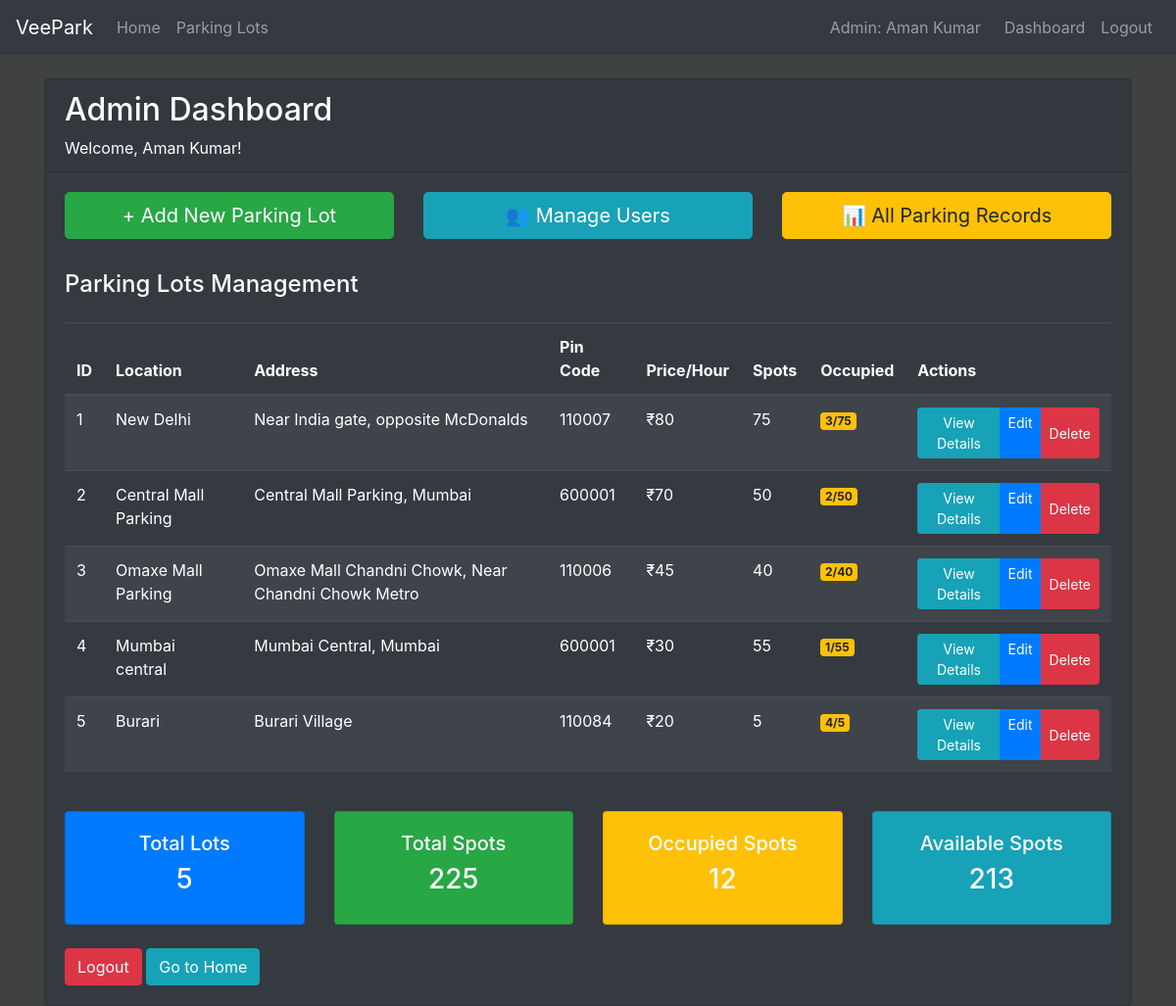
The app's page /admin/dashboard (signed in), older data.
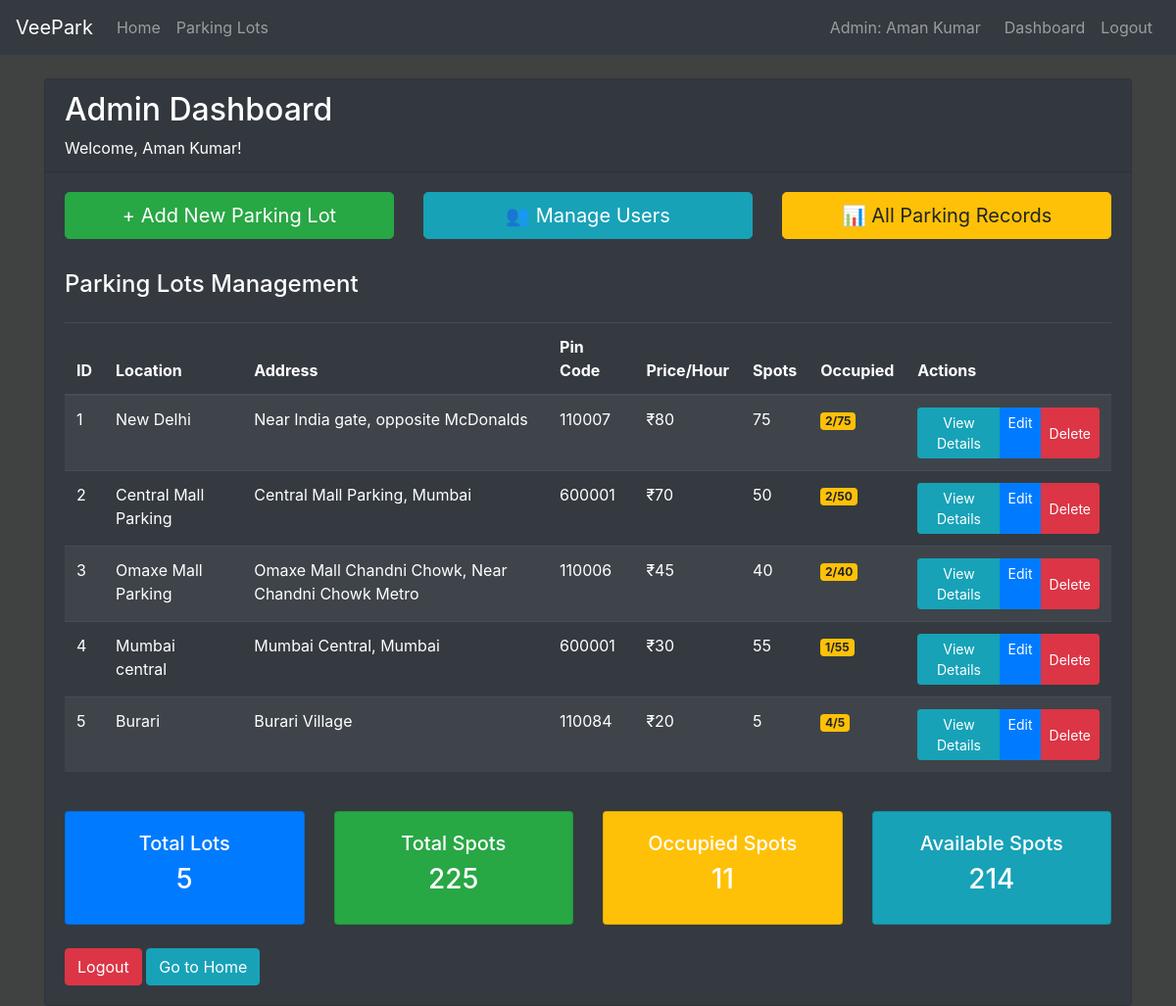
The same page, newer data.
### models/models.py (models this page shows, shortened)
class ParkingLot(db.Model):
    __tablename__ = 'parking_lot'
    id=db.Column(db.Integer(), primary_key=True)
    location = db.Column(db.String(50), nullable=False)
    pincode=db.Column(db.Integer(), nullable=False)
    price=db.Column(db.Integer(), nullable=False)
    maxSpots=db.Column(db.Integer(), nullable=False)
    address=db.Column(db.String(200), nullable=False)
    occupied=db.Column(db.Integer(), default=0)
    parking_spots = db.relationship('ParkingSpot', backref='parking_lot', lazy=True)

### controllers/controllers.py (the view)
@controllers.route('/admin/dashboard')
def admin_dashboard():
    if not session.get('user_id') or session.get('user_role') != 'admin':
        flash('Access denied. Admin login required.', 'danger')
        return redirect(url_for('controllers.admin_login'))
    parking_lots = ParkingLot.query.all()
    return render_template('admin_dashboard.html', parking_lots=parking_lots)

### templates/admin_dashboard.html (shortened to what the changed rows need)
{% extends 'index.html' %}
{% block content %}
<div class="container mt-4">
    <div class="row">
        <div class="col-12">
            <div class="card bg-dark text-white">
                <div class="card-header">
                    <h2>Admin Dashboard</h2>
                </div>
                <div class="card-body">
                    <div class="row mb-4">
                        <div class="col-12">
                            {% if parking_lots %}
                                <div class="table-responsive">
                                    <table class="table table-dark table-striped">
                                        <thead>
                                            <tr>
                                                <th>ID</th>
                                                <th>Location</th>
                                                <th>Address</th>
                                                <th>Pin Code</th>
                                                <th>Price/Hour</th>
                                                <th>Spots</th>
                                                <th>Occupied</th>
                                                <th>Actions</th>
                                            </tr>
                                        </thead>
                                        <tbody>
                                            {% for lot in parking_lots %}
                                            <tr>
                                                <td>{{ lot.id }}</td>
                                                <td>{{ lot.location }}</td>
                                                <td>{{ lot.address[:50] }}{% if lot.address|length > 50 %}...{% endif %}</td>
                                                <td>{{ lot.pincode }}</td>
                                                <td>₹{{ lot.price }}</td>
                                                <td>{{ lot.maxSpots }}</td>
                                                <td>
                                                    <span class="badge badge-{% if lot.occupied > 0 %}warning{% else %}success{% endif %}">
                                                        {{ lot.occupied }}/{{ lot.maxSpots }}
                                                    </span>
                                                </td>
                                                <td>
                                                    <div class="btn-group" role="group">
                                                        <a href="{{ url_for('controllers.view_parking_lot_details', lot_id=lot.id) }}"
                                                           class="btn btn-sm btn-info">View Details</a>
                                                        <a href="{{ url_for('controllers.edit_parking_lot', lot_id=lot.id) }}"
                                                           class="btn btn-sm btn-primary">Edit</a>
                                                        <button type="button" class="btn btn-sm btn-danger"
                                                                onclick="confirmDelete({{ lot.id }}, '{{ lot.location }}')">
                                                            Delete
                                                        </button>
                                                    </div>
                                                </td>
                                            </tr>
                                            {% endfor %}
                                        </tbody>
                                    </table>
                                </div>
                            {% else %}
                                <div class="alert alert-info">
                                    <h5>No Parking Lots Found</h5>
                                    <p>Start by adding your first parking lot using the "Add New Parking Lot" button.</p>
                                </div>
                            {% endif %}
                        </div>
                    </div>
                    <div class="row">
                        <div class="col-md-3">
                            <div class="card bg-warning text-white">
                                <div class="card-body text-center">
                                    <h5>Occupied Spots</h5>
                                    <h3>{{ parking_lots|sum(attribute='occupied') }}</h3>
                                </div>
                            </div>
                        </div>
                        <div class="col-md-3">
                            <div class="card bg-info text-white">
                                <div class="card-body text-center">
                                    <h5>Available Spots</h5>
                                    <h3>{{ (parking_lots|sum(attribute='maxSpots')) - (parking_lots|sum(attribute='occupied')) }}</h3>
                                </div>
                            </div>
                        </div>
                    </div>
                </div>
            </div>
        </div>
    </div>
</div>
{% endblock %}

Row changes from the older to the newer data that the page shows:
changed ParkingLot "New Delhi": occupied "3" → "2"
Text that changed along with them:
{{ parking_lots|sum(attribute='occupied') }}: "12" → "11"
text no longer shown: "213"
text now shown: "214"
